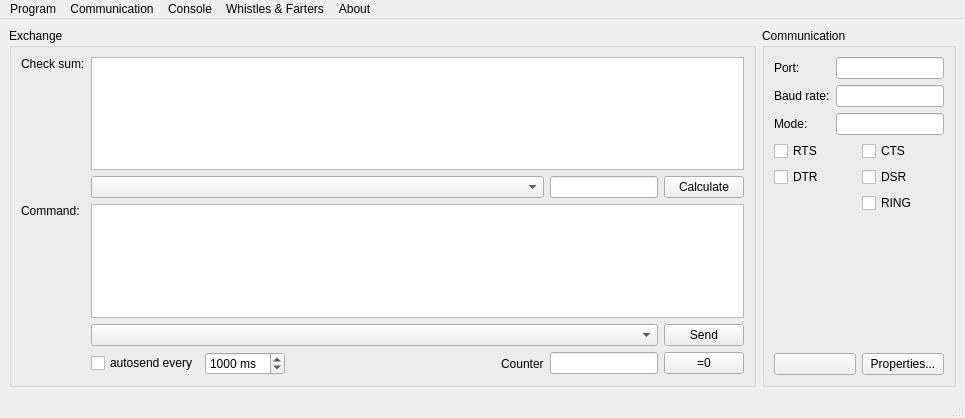
<?xml version="1.0" encoding="UTF-8"?>
<ui version="4.0">
 <class>MainWindow</class>
 <widget class="QMainWindow" name="MainWindow">
  <property name="geometry">
   <rect>
    <x>0</x>
    <y>0</y>
    <width>965</width>
    <height>418</height>
   </rect>
  </property>
  <property name="windowTitle">
   <string>Com Jet 3.0</string>
  </property>
  <widget class="QWidget" name="centralwidget">
   <layout class="QHBoxLayout" name="horizontalLayout_2">
    <item>
     <widget class="QGroupBox" name="groupBox">
      <property name="title">
       <string>Exchange</string>
      </property>
      <layout class="QGridLayout" name="gridLayout_2">
       <item row="0" column="0">
        <widget class="QLabel" name="label_4">
         <property name="text">
          <string>Check sum:</string>
         </property>
         <property name="alignment">
          <set>Qt::AlignLeading|Qt::AlignLeft|Qt::AlignTop</set>
         </property>
        </widget>
       </item>
       <item row="0" column="1">
        <layout class="QVBoxLayout" name="verticalLayout_2">
         <item>
          <widget class="QTextEdit" name="textCheckSum"/>
         </item>
         <item>
          <layout class="QHBoxLayout" name="horizontalLayout_4">
           <item>
            <widget class="QComboBox" name="comboCheckSumType">
             <property name="sizePolicy">
              <sizepolicy hsizetype="MinimumExpanding" vsizetype="Fixed">
               <horstretch>0</horstretch>
               <verstretch>0</verstretch>
              </sizepolicy>
             </property>
            </widget>
           </item>
           <item>
            <widget class="QLineEdit" name="editCheckSumResult">
             <property name="sizePolicy">
              <sizepolicy hsizetype="Minimum" vsizetype="Fixed">
               <horstretch>0</horstretch>
               <verstretch>0</verstretch>
              </sizepolicy>
             </property>
             <property name="readOnly">
              <bool>true</bool>
             </property>
            </widget>
           </item>
           <item>
            <widget class="QPushButton" name="buttonCheckSumCalculate">
             <property name="text">
              <string>Calculate</string>
             </property>
            </widget>
           </item>
          </layout>
         </item>
        </layout>
       </item>
       <item row="1" column="0">
        <widget class="QLabel" name="label_5">
         <property name="text">
          <string>Command:</string>
         </property>
         <property name="alignment">
          <set>Qt::AlignLeading|Qt::AlignLeft|Qt::AlignTop</set>
         </property>
        </widget>
       </item>
       <item row="1" column="1">
        <layout class="QVBoxLayout" name="verticalLayout_3">
         <item>
          <widget class="QTextEdit" name="textCommand"/>
         </item>
         <item>
          <layout class="QHBoxLayout" name="horizontalLayout_5">
           <item>
            <widget class="QComboBox" name="comboCommandType">
             <property name="sizePolicy">
              <sizepolicy hsizetype="MinimumExpanding" vsizetype="Fixed">
               <horstretch>0</horstretch>
               <verstretch>0</verstretch>
              </sizepolicy>
             </property>
            </widget>
           </item>
           <item>
            <widget class="QPushButton" name="buttonSend">
             <property name="text">
              <string>Send</string>
             </property>
            </widget>
           </item>
          </layout>
         </item>
         <item>
          <layout class="QHBoxLayout" name="horizontalLayout_6">
           <item>
            <widget class="QCheckBox" name="checkAutoSend">
             <property name="text">
              <string>autosend every</string>
             </property>
            </widget>
           </item>
           <item>
            <widget class="QSpinBox" name="spinAutoSendPeriod">
             <property name="suffix">
              <string> ms</string>
             </property>
             <property name="minimum">
              <number>15</number>
             </property>
             <property name="maximum">
              <number>60000</number>
             </property>
             <property name="value">
              <number>1000</number>
             </property>
            </widget>
           </item>
           <item>
            <spacer name="horizontalSpacer">
             <property name="orientation">
              <enum>Qt::Horizontal</enum>
             </property>
             <property name="sizeHint" stdset="0">
              <size>
               <width>40</width>
               <height>20</height>
              </size>
             </property>
            </spacer>
           </item>
           <item>
            <widget class="QLabel" name="label_6">
             <property name="text">
              <string>Counter</string>
             </property>
            </widget>
           </item>
           <item>
            <widget class="QLineEdit" name="editSendCounter">
             <property name="sizePolicy">
              <sizepolicy hsizetype="Minimum" vsizetype="Fixed">
               <horstretch>0</horstretch>
               <verstretch>0</verstretch>
              </sizepolicy>
             </property>
             <property name="readOnly">
              <bool>true</bool>
             </property>
            </widget>
           </item>
           <item>
            <widget class="QPushButton" name="buttonSendCounterReset">
             <property name="text">
              <string>=0</string>
             </property>
            </widget>
           </item>
          </layout>
         </item>
        </layout>
       </item>
      </layout>
     </widget>
    </item>
    <item>
     <widget class="QGroupBox" name="groupBox_2">
      <property name="sizePolicy">
       <sizepolicy hsizetype="Maximum" vsizetype="Preferred">
        <horstretch>0</horstretch>
        <verstretch>0</verstretch>
       </sizepolicy>
      </property>
      <property name="title">
       <string>Communication</string>
      </property>
      <layout class="QVBoxLayout" name="verticalLayout">
       <item>
        <layout class="QFormLayout" name="formLayout">
         <item row="0" column="0">
          <widget class="QLabel" name="label">
           <property name="text">
            <string>Port:</string>
           </property>
          </widget>
         </item>
         <item row="1" column="0">
          <widget class="QLabel" name="label_2">
           <property name="text">
            <string>Baud rate:</string>
           </property>
          </widget>
         </item>
         <item row="2" column="0">
          <widget class="QLabel" name="label_3">
           <property name="text">
            <string>Mode:</string>
           </property>
          </widget>
         </item>
         <item row="0" column="1">
          <widget class="QLineEdit" name="editPort">
           <property name="readOnly">
            <bool>true</bool>
           </property>
          </widget>
         </item>
         <item row="1" column="1">
          <widget class="QLineEdit" name="editBaudrate">
           <property name="readOnly">
            <bool>true</bool>
           </property>
          </widget>
         </item>
         <item row="2" column="1">
          <widget class="QLineEdit" name="editMode">
           <property name="readOnly">
            <bool>true</bool>
           </property>
          </widget>
         </item>
        </layout>
       </item>
       <item>
        <widget class="QFrame" name="framePortControlLines">
         <layout class="QGridLayout" name="gridLayout">
          <property name="leftMargin">
           <number>0</number>
          </property>
          <property name="topMargin">
           <number>0</number>
          </property>
          <property name="rightMargin">
           <number>0</number>
          </property>
          <property name="bottomMargin">
           <number>0</number>
          </property>
          <item row="1" column="1">
           <widget class="QCheckBox" name="checkDSR">
            <property name="text">
             <string>DSR</string>
            </property>
           </widget>
          </item>
          <item row="1" column="0">
           <widget class="QCheckBox" name="checkDTR">
            <property name="text">
             <string>DTR</string>
            </property>
           </widget>
          </item>
          <item row="0" column="1">
           <widget class="QCheckBox" name="checkCTS">
            <property name="text">
             <string>CTS</string>
            </property>
           </widget>
          </item>
          <item row="2" column="1">
           <widget class="QCheckBox" name="checkRING">
            <property name="text">
             <string>RING</string>
            </property>
           </widget>
          </item>
          <item row="0" column="0">
           <widget class="QCheckBox" name="checkRTS">
            <property name="text">
             <string>RTS</string>
            </property>
           </widget>
          </item>
         </layout>
        </widget>
       </item>
       <item>
        <spacer name="verticalSpacer">
         <property name="orientation">
          <enum>Qt::Vertical</enum>
         </property>
         <property name="sizeHint" stdset="0">
          <size>
           <width>20</width>
           <height>40</height>
          </size>
         </property>
        </spacer>
       </item>
       <item>
        <layout class="QHBoxLayout" name="horizontalLayout">
         <item>
          <widget class="QPushButton" name="buttonConnection">
           <property name="text">
            <string/>
           </property>
          </widget>
         </item>
         <item>
          <widget class="QPushButton" name="buttonProperties">
           <property name="text">
            <string>Properties...</string>
           </property>
          </widget>
         </item>
        </layout>
       </item>
      </layout>
     </widget>
    </item>
   </layout>
  </widget>
  <widget class="QMenuBar" name="menubar">
   <property name="geometry">
    <rect>
     <x>0</x>
     <y>0</y>
     <width>965</width>
     <height>25</height>
    </rect>
   </property>
   <widget class="QMenu" name="menuProgram">
    <property name="title">
     <string>Program</string>
    </property>
    <addaction name="actionExit"/>
   </widget>
   <widget class="QMenu" name="menuCommunication">
    <property name="title">
     <string>Communication</string>
    </property>
    <addaction name="actionSend"/>
    <addaction name="separator"/>
    <addaction name="actionConnect"/>
    <addaction name="actionDisconnect"/>
    <addaction name="separator"/>
    <addaction name="actionProperties"/>
   </widget>
   <widget class="QMenu" name="menuConsole">
    <property name="title">
     <string>Console</string>
    </property>
    <addaction name="actionClear"/>
    <addaction name="separator"/>
    <addaction name="actionSave_to_file"/>
   </widget>
   <widget class="QMenu" name="menuAbout">
    <property name="title">
     <string>About</string>
    </property>
    <addaction name="actionVersion"/>
   </widget>
   <widget class="QMenu" name="menuWhistles_Farters">
    <property name="tearOffEnabled">
     <bool>false</bool>
    </property>
    <property name="title">
     <string>Whistles &amp;&amp; Farters</string>
    </property>
    <addaction name="actionS_2xxx_mini_configurator"/>
   </widget>
   <addaction name="menuProgram"/>
   <addaction name="menuCommunication"/>
   <addaction name="menuConsole"/>
   <addaction name="menuWhistles_Farters"/>
   <addaction name="menuAbout"/>
  </widget>
  <widget class="QStatusBar" name="statusbar"/>
  <action name="actionExit">
   <property name="text">
    <string>Exit</string>
   </property>
  </action>
  <action name="actionSend">
   <property name="text">
    <string>Send</string>
   </property>
  </action>
  <action name="actionConnect">
   <property name="text">
    <string>Connect</string>
   </property>
  </action>
  <action name="actionDisconnect">
   <property name="text">
    <string>Disconnect</string>
   </property>
  </action>
  <action name="actionProperties">
   <property name="text">
    <string>Properties...</string>
   </property>
  </action>
  <action name="actionClear">
   <property name="text">
    <string>Clear</string>
   </property>
  </action>
  <action name="actionSave_to_file">
   <property name="text">
    <string>Save to file...</string>
   </property>
  </action>
  <action name="actionVersion">
   <property name="text">
    <string>Version</string>
   </property>
  </action>
  <action name="actionS_2xxx_mini_configurator">
   <property name="text">
    <string>S-2xxx mini configurator</string>
   </property>
  </action>
 </widget>
 <resources/>
 <connections/>
</ui>
